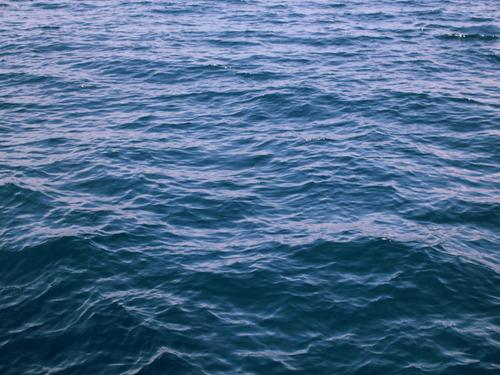
#> input picture pruebas/azul.jpg, 500 x 375 px, given in place of small.png, which was not available
$ python tablasuma.py
#> lines starting #> are read from the running program, lines starting #| are printed output that depends on the picture; pictures that were not available may be replaced by others from this repository, and a replacement may not be noted
import imageio as img
import matplotlib.pyplot as plt
import numpy as np
from PIL import Image


def conversion(image):

    return np.mean(image,axis=2,dtype=np.uint8)

def tablaSuma(A):

    A = np.array(A, dtype=np.uint8)

    B = np.array(A, dtype= int)

    B.resize((B.shape[0] + 1, B.shape[1] + 1))

    return B

def tablaSuma2(A):

    A = np.array(A, dtype=np.uint8)

    B = np.empty((A.shape[0] + 1, A.shape[1] + 1))

    return B

def reduccionSumas2(A:np.ndarray,S:np.ndarray,w,h):
    #a = np.empty((h,w), dtype=np.uint8)
    H,W = A.shape
    ph, pw = H // h, W // w
    sred = S[0:H+1:ph, 0:W+1:pw]
    dc = sred[:, 1:] - sred[:,:-1]
    d1 = dc[1:, :] - dc[:-1, :]
    d =  d1/ (ph * pw)
    return  np.uint8(d.round())


small = Image.open('small.png')
#> small is the input picture: PIL image 500x375 RGB; mean R, G, B 75.3, 106.6, 140.3

source = Image.open('source.jpg')
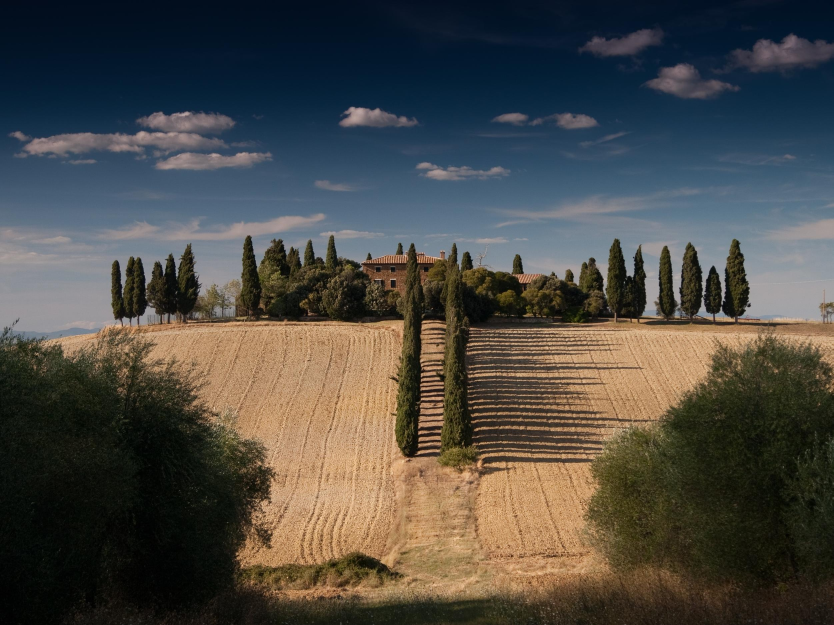
#> input picture pruebas/source.jpg, 2500 x 1875 px (shown at 1/3 size)
#> source is the input picture: PIL image 2500x1875 RGB; mean R, G, B 75.6, 74, 69.3

small = conversion(small)
#> in conversion, `return np.mean(image,axis=2,dtype=np.uint8)`:
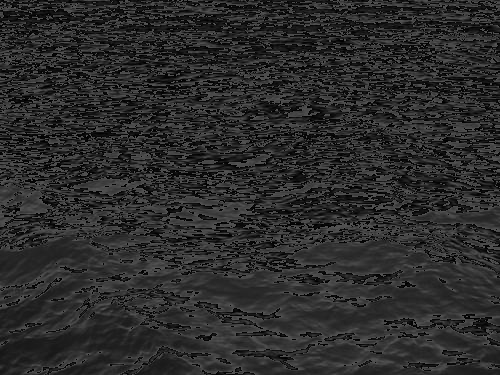
#> returned value: shape (375, 500); min 0, max 85, mean 43.6

source = conversion(source)
#> in conversion (call 2), `return np.mean(image,axis=2,dtype=np.uint8)`:
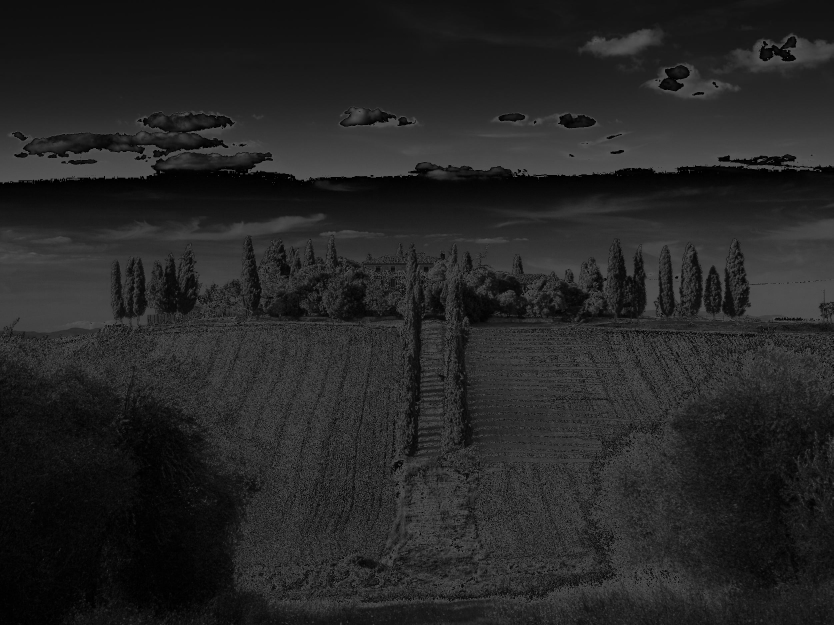
#> returned value: shape (1875, 2500) (shown at 1/3 size); min 0, max 85, mean 37.1

tabla = tablaSuma(small)
#> in tablaSuma, `B = np.array(A, dtype= int)`:
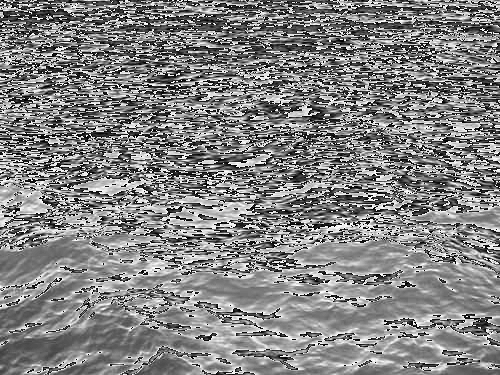
#> B: shape (375, 500) int64; min 0, max 85, mean 43.6; drawn with min black and max white
#> (the run stopped early here; a loop or call above may not have finished)
